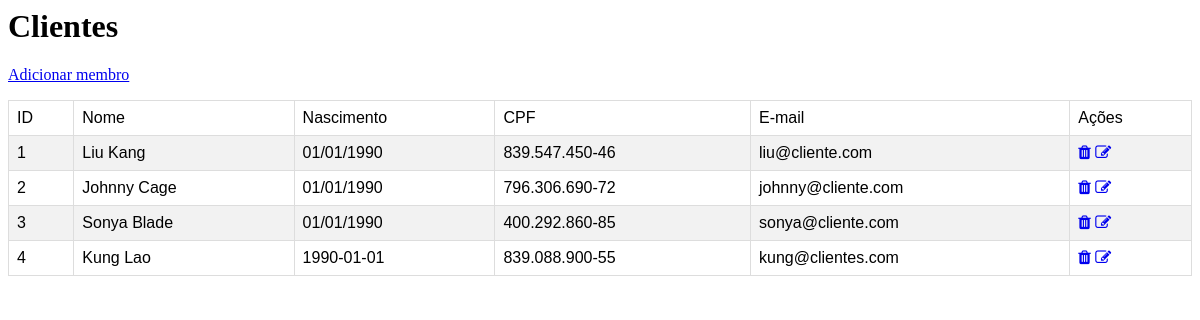
Before: /clientes/ with the older database file.
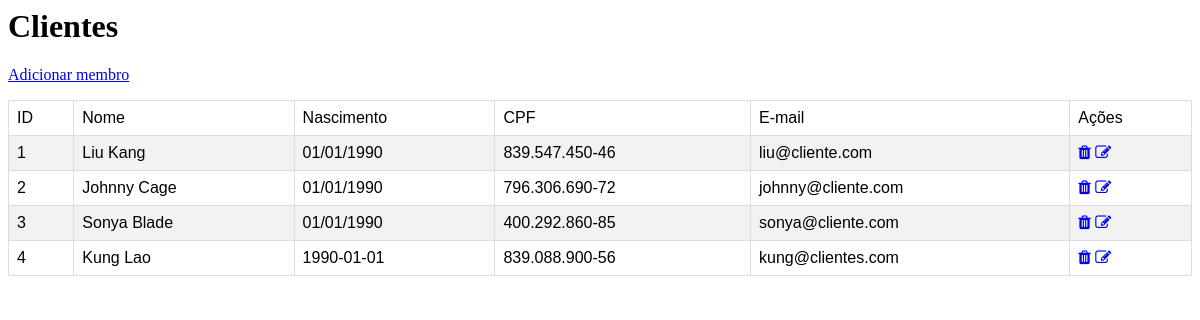
After: the same page with the newer database file.
### clientes/models.py (models this page shows)
class Clientes(models.Model):
  nome = models.CharField(max_length=255)
  cpf = models.CharField(max_length=15)
  nascimento = models.CharField(max_length=11)
  email = models.CharField(max_length=255)
  senha = models.CharField(max_length=50)

### clientes/views.py (the view)
# urls.py: path('', views.index, name='index'),
def index(request):
    listaClientes = Clientes.objects.all().values()
    template = loader.get_template('index.html')
    context = {
     'listaClientes':listaClientes,
    }
    return HttpResponse(template.render(context, request))

### clientes/templates/index.html (shortened to what this page needs)
<link rel="stylesheet" href="https://cdnjs.cloudflare.com/ajax/libs/font-awesome/4.7.0/css/font-awesome.min.css">
<h1>Clientes</h1>
<table id="clientes" border="1">
<tr>
<td>ID</td>
<td>Nome</td>
<td>Nascimento</td>
<td>CPF</td>
<td>E-mail</td>
<td>Ações</td>
</tr>
{% for cliente in listaClientes %}
<tr>
<td>{{ cliente.id }} </td>
<td>{{ cliente.nome }}</td>
<td>{{ cliente.nascimento }}</td>
<td>{{ cliente.cpf }}</td>
<td>{{ cliente.email }}</td>
<td>
<a href="apagar/{{ cliente.id }}"><i class="fa fa-trash"></i></a>
<a href="editar/{{ cliente.id }}"><i class="fa fa-edit"></i></a>
</td>
</tr>
{% endfor %}
<p><a href="adicionar/">Adicionar membro</a></p>
</table>

### clientes/templates/index.html (style rules this page uses)
#clientes { font-family: Arial, Helvetica, sans-serif; border-collapse: collapse; width: 100%; }
#clientes td, #clientes th { border: 1px solid #ddd; padding: 8px; }
#clientes tr:nth-child(even) { background-color: #f2f2f2; }

Changed rows visible on the page:
changed Clientes "Kung Lao": cpf "839.088.900-55" → "839.088.900-56"
